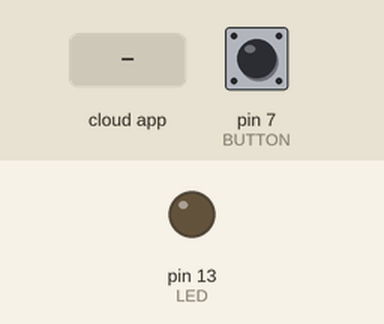
This sketch was run on a simulated Arduino Uno, built with avr-gcc and run on an emulated ATmega328P. Parts: output pins drawn as LEDs (lit = HIGH). The test bench sets the inputs (shaded band); at power-on: pin 7 (BUTTON) LOW. The ROS host is connected and sends only what is stated.

Above: at 1.2 s.
1.3 s: the phone or cloud app sets toggle_led to 0
At 1.9 s:
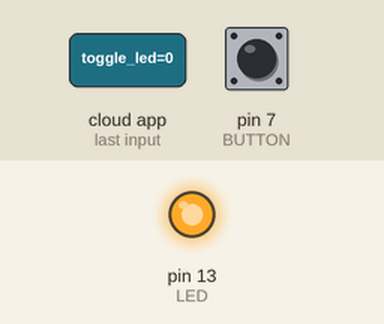
2.8 s: the phone or cloud app sets toggle_led to 45
At 3.5 s:
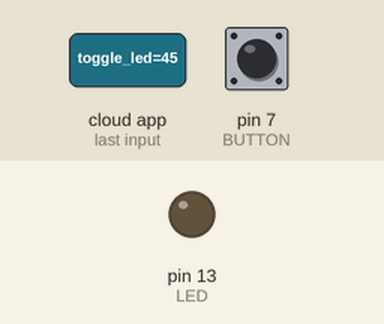
Timing chart, 0 to 5.8 s (numbered marks = the images above; inputs shaded):
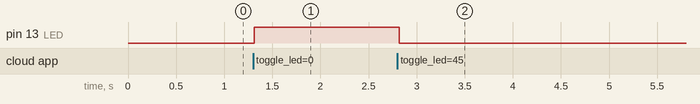

Measured:
- after the input at 1.3 s, pin 13 (LED): LOW → HIGH at once
- after the input at 2.8 s, pin 13 (LED): HIGH → LOW at once

The sketch:

ros_pos_trial.ino
```cpp
#include <ros.h>
#include <std_msgs/String.h>
#include <std_msgs/UInt16.h>

#define BUTTON 7
#define LED 13

ros::NodeHandle node_handle;

//std_msgs::String button_msg;
//std_msgs::UInt16 led_msg;

std_msgs::UInt16 position;
std_msgs::UInt16 torque;

//float position, velocity;
//float torque;

//void subscriberCallback(const std_msgs::UInt16& led_msg) {
void subscriberCallback(const std_msgs::UInt16& torque) {
  if (torque.data  == 0) {
    digitalWrite(LED, HIGH);
  } else {
    digitalWrite(LED, LOW);
  }
}

//ros::Publisher button_publisher("button_press", &button_msg);
//ros::Subscriber<std_msgs::UInt16> led_subscriber("toggle_led", &subscriberCallback);

ros::Publisher position_publisher("position_feedback", &position);
ros::Subscriber<std_msgs::UInt16> torque_subscriber("toggle_led", &subscriberCallback);

void setup()
{
  pinMode(LED, OUTPUT);
  pinMode(BUTTON, INPUT);

  node_handle.initNode();
  node_handle.advertise(position_publisher);
  node_handle.subscribe(torque_subscriber);
}

void loop()
{
  if (digitalRead(BUTTON) == HIGH) {
    position.data = 1;//"Pressed";
  } else {
    position.data = 0;//"NOT pressed";
  }

  position_publisher.publish( &position );
  node_handle.spinOnce();

  delay(100);
}


//void setup() {
//  // put your setup code here, to run once:
//
//}
//
//void loop() {
//  // put your main code here, to run repeatedly:
//
//}
```
